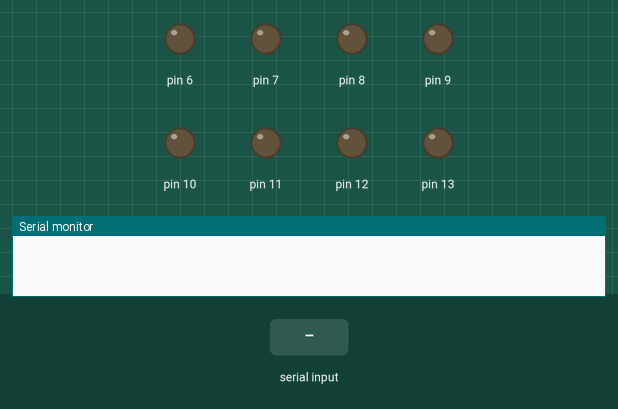
This sketch was run on a simulated Arduino Uno, built with avr-gcc and run on an emulated ATmega328P. On the bench: output pins drawn as LEDs (lit = HIGH), the last lines printed to the serial monitor. The inputs (shaded band) are chosen by the test bench.

Above: at 1.2 s.
1.3 s: "UP" received over Serial
At 1.7 s:
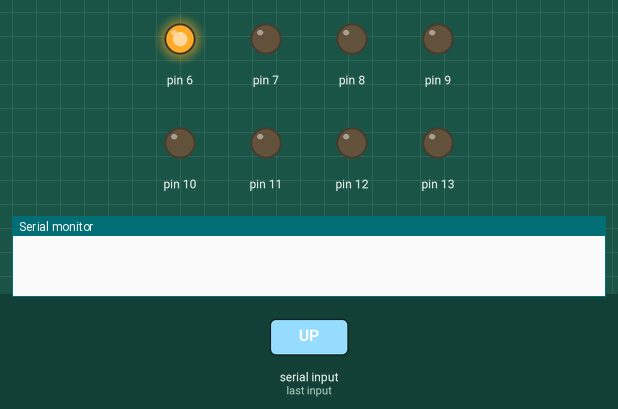
At 9.5 s:
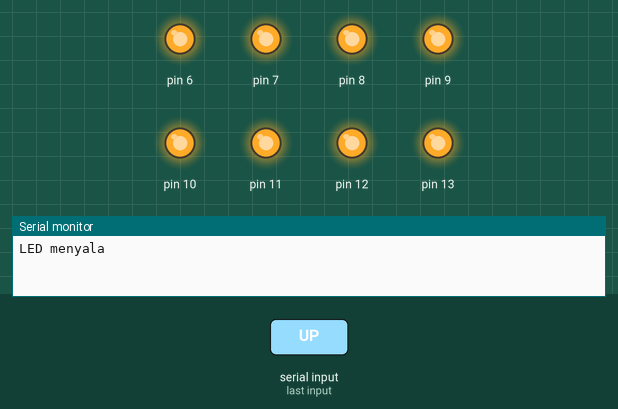
Timing chart, 0 to 11.0 s (numbered marks = the images above; inputs shaded):
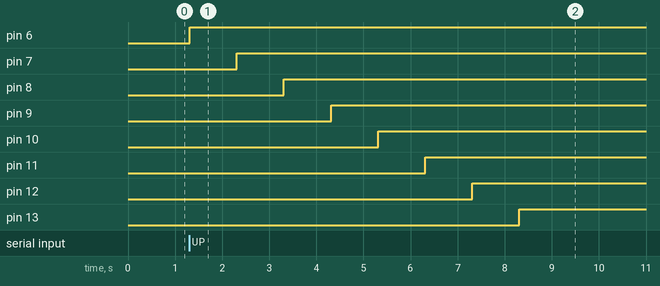

Measured:
- after the input at 1.3 s, pin 6: LOW → HIGH at once; pin 7: LOW → HIGH after 1.0 s; pin 8: LOW → HIGH after 2.0 s; pin 9: LOW → HIGH after 3.0 s; pin 10: LOW → HIGH after 4.0 s

The sketch:

no.2.ino
```cpp
void setup() {
  // put your setup code here, to run once:
pinMode(13,OUTPUT);
pinMode(12,OUTPUT);
pinMode(11,OUTPUT);
pinMode(10,OUTPUT);
pinMode(9,OUTPUT);
pinMode(8,OUTPUT);
pinMode(7,OUTPUT);
pinMode(6,OUTPUT);
Serial.begin(9600);
Serial.flush();
}

void loop() {
  // put your main code here, to run repeatedly:
String input = "";
while (Serial.available() > 0)
{
input += (char) Serial.read();
delay(5);
}
if (input == "UP")
{
  digitalWrite(6,HIGH);
  delay(1000);
  digitalWrite(7,HIGH);
  delay(1000);
  digitalWrite(8,HIGH);
  delay(1000);
  digitalWrite(9,HIGH);
  delay(1000);
  digitalWrite(10,HIGH);
  delay(1000);
  digitalWrite(11,HIGH);
  delay(1000);
  digitalWrite(12,HIGH);
  delay(1000);
  digitalWrite(13,HIGH);
  Serial.println("LED menyala");
}
if (input == "DOWN")
{
  digitalWrite(13,HIGH);
  delay(1000);
  digitalWrite(12,HIGH);
  delay(1000);
  digitalWrite(11,HIGH);
  delay(1000);
  digitalWrite(10,HIGH);
  delay(1000);
  digitalWrite(9,HIGH);
  delay(1000);
  digitalWrite(8,HIGH);
  delay(1000);
  digitalWrite(7,HIGH);
  delay(1000);
  digitalWrite(6,HIGH);
  Serial.println("LED menyala");
}
}
```
